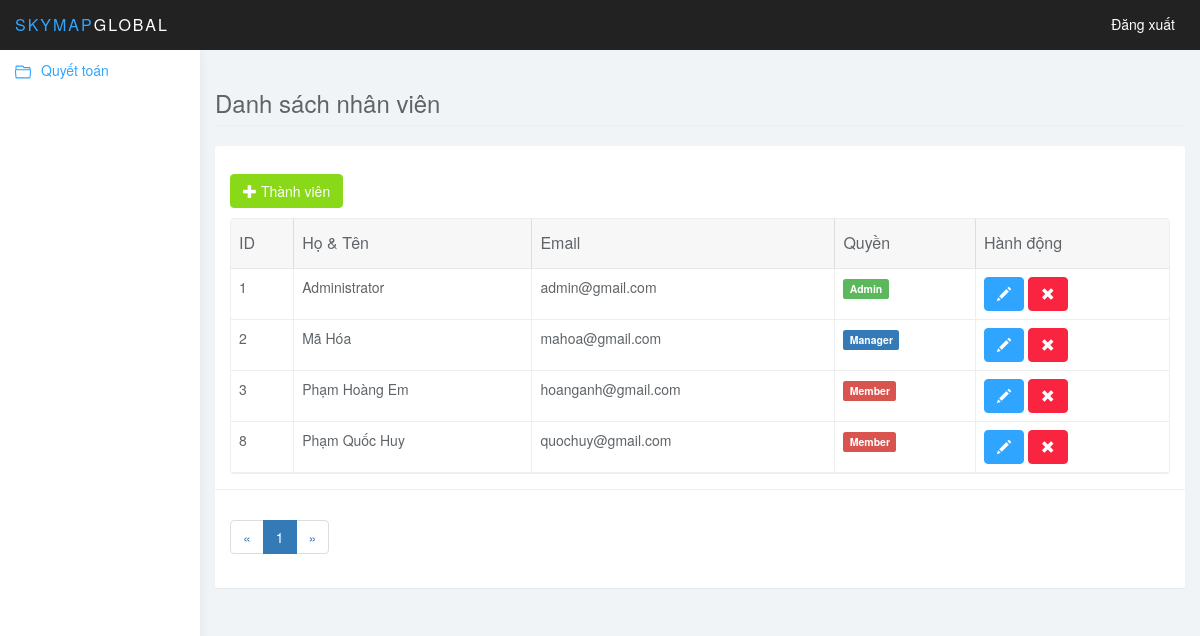
Page /index.php?page_layout=user (signed in) on the committed database.
### tables this page shows
CREATE TABLE `user` (
  `user_id` int(100) NOT NULL,
  `user_full` varchar(100) NOT NULL,
  `user_mail` varchar(100) NOT NULL,
  `user_pass` varchar(100) NOT NULL,
  `user_salt` varchar(10) NOT NULL,
  `user_level` int(5) NOT NULL
);

### user.php (the view, shortened to what this page needs)
<?php
if(isset($_GET['page'])){
$page = $_GET['page'];
}else{
    $page = 1;
}
$rows_per_page = 5;
$per_row = $page*$rows_per_page - $rows_per_page;
$total_rows = mysqli_num_rows(mysqli_query($conn,"SELECT * FROM user"));
$total_pages = ceil($total_rows/$rows_per_page);
$list_pages = '';
$page_prev = $page - 1 ;
if($page_prev <= 0){
        $page_prev = 1;
}
$list_pages .= '<li class="page-item"><a class="page-link" href="index.php?page_layout=user&page='.$page_prev.'">&laquo;</a></li>';
for($i=1; $i <= $total_pages; $i++){
if($i == $page){
    $active = 'active';
}else{
    $active = '';
}
$list_pages .='<li class="page-item '.$active.'"><a class="page-link" href="index.php?page_layout=user&page='.$i.'">'.$i.'</a></li>';
}
$page_next = $page + 1 ;
if($page_next > $total_pages){
    $page_next = $total_pages ;
}
$list_pages .='<li class="page-item"><a class="page-link" href="index.php?page_layout=user&page='.$page_next.'">&raquo;</a></li>';
?>
<div class="col-sm-9 col-sm-offset-3 col-lg-10 col-lg-offset-2 main">
    <div class="row">
        <div class="col-lg-12">
            <h3 class="page-header">Danh sách nhân viên</h3>
        </div>
    </div>
    <div id="toolbar" class="btn-group">
        <a href="index.php?page_layout=add_user" class="btn btn-success">
            <i class="glyphicon glyphicon-plus"></i> Thành viên
        </a>
    </div>
    <div class="row">
        <div class="col-lg-12">
            <div class="panel panel-default">
                <div class="panel-body">
                    <table data-toolbar="#toolbar" data-toggle="table">
                        <thead>
                            <tr>
                                <th data-field="id" data-sortable="true">ID</th>
                                <th data-field="name"  data-sortable="true">Họ & Tên</th>
                                <th data-field="price" data-sortable="true">Email</th>
                                <th>Quyền</th>
                                <th>Hành động</th>
                            </tr>
                        </thead>
                        <tbody>
                            <?php
                            $sql = "SELECT * FROM user ORDER BY user_id ASC LIMIT $per_row,$rows_per_page ";
                            $query = mysqli_query($conn,$sql);
                            while($row = mysqli_fetch_assoc($query)){
                            ?>
                            <tr>
                                <td ><?php echo $row['user_id']?></td>
                                <td ><?php echo $row['user_full']?></td>
                                <td ><?php echo $row['user_mail']?></td>
                                <td><span class="label <?php  if($row['user_level']==1){echo 'label-success';}else if($row['user_level']==2){echo 'label-primary';}else{echo 'label-danger';} ?>"><?php  if($row['user_level']==1){echo 'Admin';}else if($row['user_level']==2){echo 'Manager';}else{echo 'Member';} ?></span></td>
                                <td class="form-group">
                                    <a href="index.php?page_layout=edit_user&user_id=<?php echo $row['user_id']; ?>" class="btn btn-primary"><i class="glyphicon glyphicon-pencil"></i></a>
                                    <a onclick="return delItem('<?php echo $row['user_full'];?>')" href="del_user.php?user_id=<?php echo $row['user_id']; ?>" class="btn btn-danger"><i class="glyphicon glyphicon-remove"></i></a>
                                </td>
                            </tr>
                            <?php } ?>
                        </tbody>
                    </table>
                </div>
                <div class="panel-footer">
                    <nav aria-label="Page navigation example">
                        <ul class="pagination">
                            <?php
                            echo $list_pages;
                            ?>
                        </ul>
                    </nav>
                </div>
            </div>
        </div>
    </div>
</div>

### css/styles.css (style rules this page uses)
body { background: #f1f4f7; padding-top: 50px; color: #5f6468; }
a, a:hover, a:focus { color: #30a5ff; }
h1, h2, h3, h4, h5, h6 { color: #5f6468; }
h3, h4 { font-weight: 300; }
.btn-primary, .btn-primary:hover, .btn-primary:focus, .btn-primary:active, .btn-primary.active, .open > .dropdown-toggle.btn-primary, .btn-primary.disabled, .btn-primary[disabled], fieldset[disabled] .btn-primary, .btn-primary.disabled:hover, .btn-primary[disabled]:hover, fieldset[disabled] .btn-primary:hover, .btn-primary.disabled:focus, .btn-primary[disabled]:focus, fieldset[disabled] .btn-primary:focus, .btn-primary.disabled:active, .btn-primary[disabled]:active, fieldset[disabled] .btn-primary:active, .btn-primary.disabled.active, .btn-primary[disabled].active, fieldset[disabled] .btn-primary.active { background-color: #30a5ff; border-color: #30a5ff; }
.btn-success, .btn-success:hover, .btn-success:focus, .btn-success:active, .btn-success.active, .open > .dropdown-toggle.btn-success, .btn-success.disabled, .btn-success[disabled], fieldset[disabled] .btn-success, .btn-success.disabled:hover, .btn-success[disabled]:hover, fieldset[disabled] .btn-success:hover, .btn-success.disabled:focus, .btn-success[disabled]:focus, fieldset[disabled] .btn-success:focus, .btn-success.disabled:active, .btn-success[disabled]:active, fieldset[disabled] .btn-success:active, .btn-success.disabled.active, .btn-success[disabled].active, fieldset[disabled] .btn-success.active { background-color: #8ad919; border-color: #8ad919; }
.btn-danger, .btn-danger:hover, .btn-danger:focus, .btn-danger:active, .btn-danger.active, .open > .dropdown-toggle.btn-danger, .btn-danger.disabled, .btn-danger[disabled], fieldset[disabled] .btn-danger, .btn-danger.disabled:hover, .btn-danger[disabled]:hover, fieldset[disabled] .btn-danger:hover, .btn-danger.disabled:focus, .btn-danger[disabled]:focus, fieldset[disabled] .btn-danger:focus, .btn-danger.disabled:active, .btn-danger[disabled]:active, fieldset[disabled] .btn-danger:active, .btn-danger.disabled.active, .btn-danger[disabled].active, fieldset[disabled] .btn-danger.active { background-color: #f9243f; border-color: #f9243f; }
.panel { border: 0; }
.panel-footer { background: #fff; border-top: 1px solid #eee; }
.table { background: #fff; }

### rows in the picture
user: user_id "1", user_full "Administrator", user_mail "admin@gmail.com", user_level "Admin"
user: user_id "2", user_full "Mã Hóa", user_mail "mahoa@gmail.com", user_level "Manager"
user: user_id "3", user_full "Phạm Hoàng Em", user_mail "hoanganh@gmail.com", user_level "Member"
user: user_id "8", user_full "Phạm Quốc Huy", user_mail "quochuy@gmail.com", user_level "Member"
